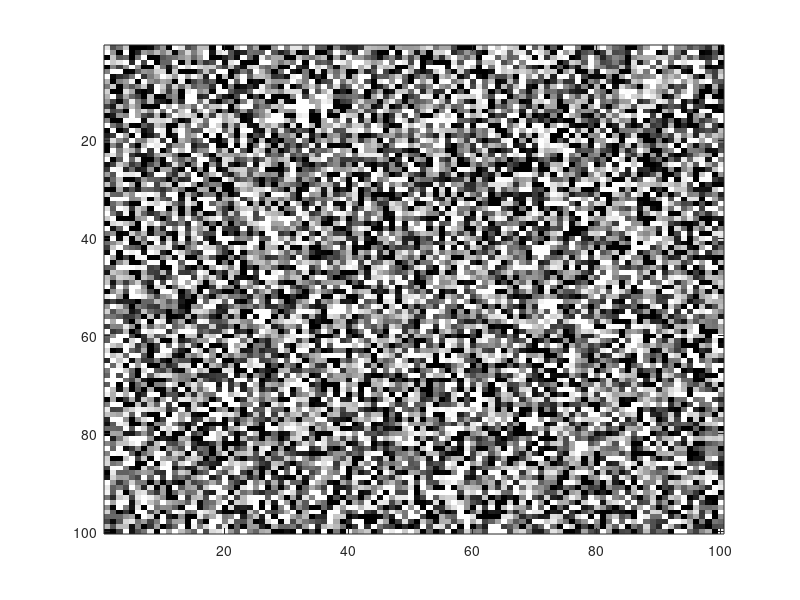

Here is the MATLAB script that generated this plot:
par = 1; % parity: 1 or -1
dir = 1; % direction: 1 or -1
cor = 0.5; % correlation
jump = 5;

theta = asin(2*cor)/2; % calculate theta based on correlation

x = 100;
y = 100;
z = 100;

G = randn(y,x,z);
c = cos(theta)*G + par*sin(theta)*circshift(G,[0 dir*jump 1]);

figure;
for t = 1:z
    imagesc(c(:,:,t));
    colormap('gray');
    set(gca,'clim',[-1 1]);
    drawnow;
    pause(.05);
end
